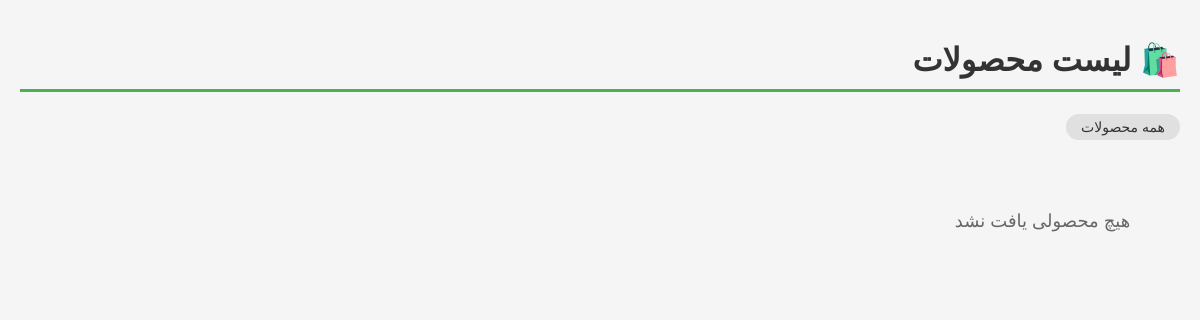
The app's page /, older data.
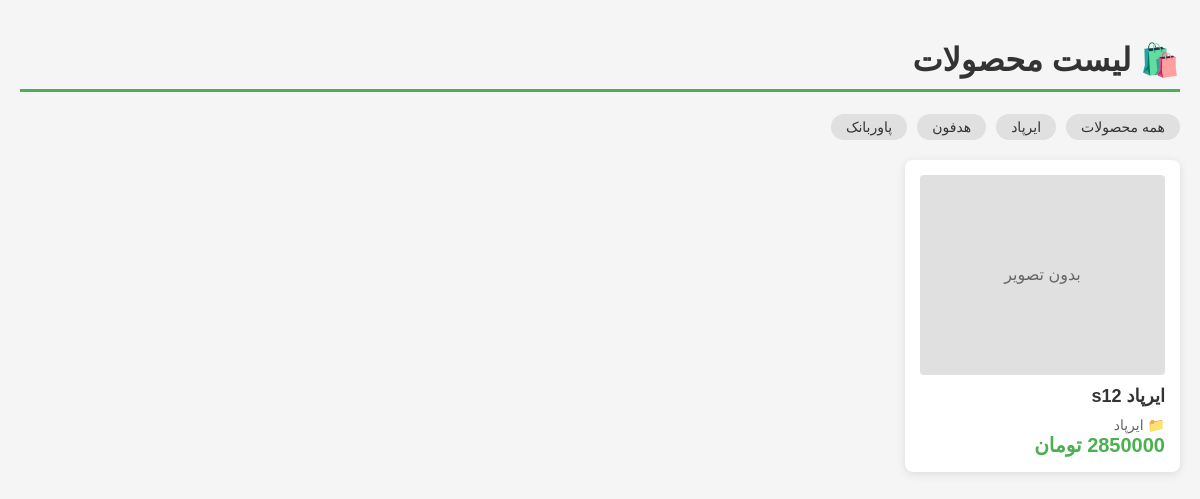
The same page, newer data.
### products/models.py (models this page shows, shortened)
class Category(models.Model):
    name = models.CharField(max_length=100, verbose_name='نام دسته')
    slug = models.SlugField(max_length=100, unique=True, verbose_name='اسلاگ')
    parent = models.ForeignKey(
        'self',
        on_delete=models.CASCADE,
        blank=True,
        null=True,
        related_name='children',
        verbose_name='دسته والد'
    )
    description = models.TextField(blank=True, verbose_name='توضیحات')
    created_at = models.DateTimeField(auto_now_add=True, verbose_name='تاریخ ایجاد')
    updated_at = models.DateTimeField(auto_now=True, verbose_name='تاریخ بروزرسانی')
    class Meta:
        verbose_name = 'دسته‌بندی'
        verbose_name_plural = 'دسته‌بندی‌ها'
        ordering = ['name']

class Product(models.Model):
    name = models.CharField(max_length=200, verbose_name='نام محصول')
    slug = models.SlugField(max_length=200, unique=True, verbose_name='اسلاگ')
    category = models.ForeignKey(
        Category,
        on_delete=models.CASCADE,
        related_name='products',
        verbose_name='دسته‌بندی'
    )
    description = models.TextField(verbose_name='توضیحات')
    price = models.DecimalField(max_digits=12, decimal_places=0, verbose_name='قیمت (تومان)')
    discount_price = models.DecimalField(
        max_digits=12,
        decimal_places=0,
        blank=True,
        null=True,
        verbose_name='قیمت با تخفیف'
    )
    stock = models.PositiveIntegerField(default=0, verbose_name='موجودی')
    image = models.ImageField(upload_to='products/', blank=True, null=True, verbose_name='تصویر')
    is_active = models.BooleanField(default=True, verbose_name='فعال')
    is_featured = models.BooleanField(default=False, verbose_name='ویژه')
    created_at = models.DateTimeField(auto_now_add=True, verbose_name='تاریخ ایجاد')
    updated_at = models.DateTimeField(auto_now=True, verbose_name='تاریخ بروزرسانی')
    class Meta:
        verbose_name = 'محصول'
        verbose_name_plural = 'محصولات'
        ordering = ['-created_at']
    @property
    def final_price(self):
        if self.discount_price and self.discount_price < self.price:
            return self.discount_price
        return self.price

### products/views.py (the view)
# urls.py: path('', views.product_list, name='product_list'),
def product_list(request):
    products = Product.objects.filter(is_active=True)
    categories = Category.objects.all()
    return render(request, 'products/product_list.html', {
        'products': products,
        'categories': categories
    })

### products/templates/products/product_list.html (shortened to what this page needs)
<!DOCTYPE html>
<html dir="rtl" lang="fa">
<head>
</head>
<body>
    <div class="container">
        <h1>🛍️ لیست محصولات</h1>
        <div class="categories">
            <a href="{% url 'products:product_list' %}" class="category-tag">همه محصولات</a>
            {% for category in categories %}
                <a href="{% url 'products:category_products' category.slug %}" class="category-tag">
                    {{ category.name }}
                </a>
            {% endfor %}
        </div>
        <div class="products-grid">
            {% for product in products %}
                <a href="{% url 'products:product_detail' product.slug %}">
                    <div class="product-card">
                        {% if product.image %}
                            <img src="{{ product.image.url }}" alt="{{ product.name }}" class="product-image">
                        {% else %}
                            <div style="height:200px; background:#e0e0e0; border-radius:4px; display:flex; align-items:center; justify-content:center; color:#666;">
                                بدون تصویر
                            </div>
                        {% endif %}
                        <div class="product-name">{{ product.name }}</div>
                        <div class="product-category">📁 {{ product.category.name }}</div>
                        <div class="product-price">{{ product.final_price|floatformat:0 }} تومان</div>
                    </div>
                </a>
            {% empty %}
                <div class="no-products">هیچ محصولی یافت نشد</div>
            {% endfor %}
        </div>
    </div>
</body>
</html>

### products/templates/products/product_list.html (style rules this page uses)
body { font-family: 'Vazir', 'Tahoma', sans-serif; background: #f5f5f5; margin: 0; padding: 20px; }
.container { max-width: 1200px; margin: 0 auto; }
h1 { color: #333; border-bottom: 3px solid #4CAF50; padding-bottom: 10px; }
.products-grid { display: grid; grid-template-columns: repeat(auto-fill, minmax(250px, 1fr)); gap: 20px; margin-top: 20px; }
.product-card { background: white; border-radius: 8px; padding: 15px; box-shadow: 0 2px 10px rgba(0,0,0,0.1); transition: transform 0.2s; }
.product-name { font-size: 18px; font-weight: bold; margin: 10px 0; color: #333; }
.product-price { font-size: 20px; color: #4CAF50; font-weight: bold; }
.product-category { color: #666; font-size: 14px; }
a { text-decoration: none; color: inherit; }
.categories { margin: 20px 0; display: flex; gap: 10px; flex-wrap: wrap; }
.category-tag { background: #e0e0e0; padding: 5px 15px; border-radius: 20px; color: #333; font-size: 14px; }

Row changes from the older to the newer data that the page shows:
added Category: name "ایرپاد"
added Category: name "هدفون"
added Category: name "پاوربانک"
added Product: image "بدون تصویر", name "ایرپاد s12", category.name "ایرپاد", final_price "2850000"
Text that changed along with them:
text no longer shown: "هیچ محصولی یافت نشد"
